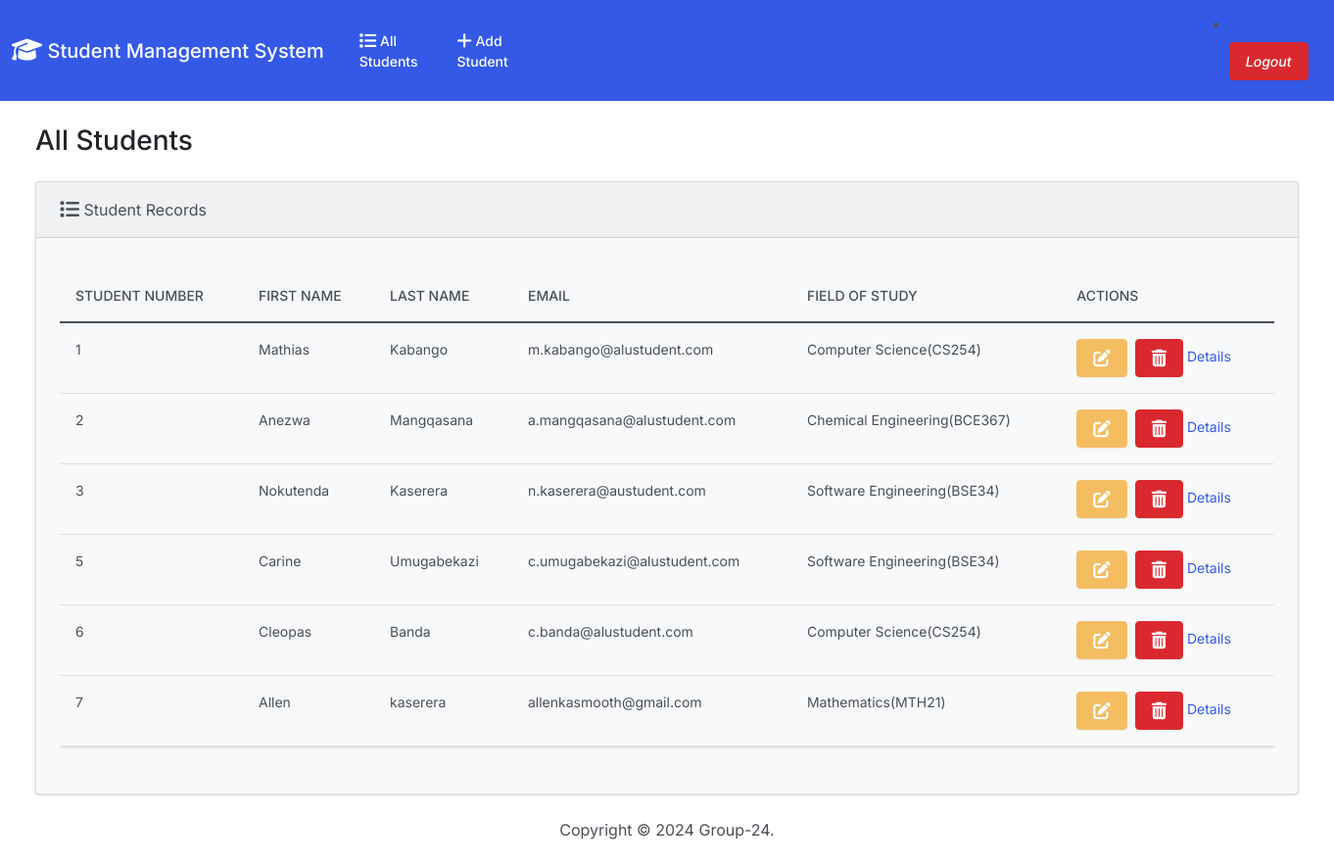
The app's page /index (signed in), older data.
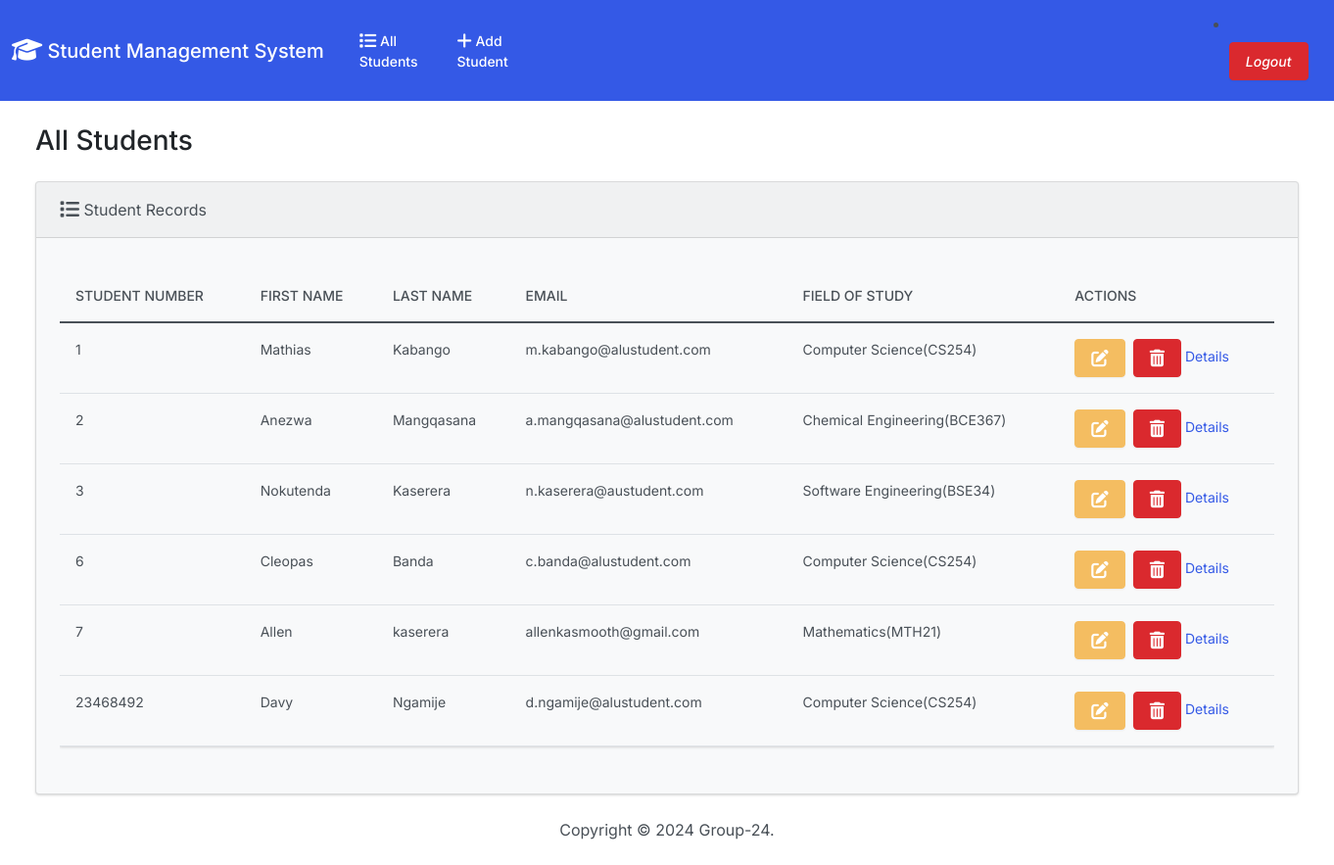
The same page, newer data.
### app/models.py (models this page shows, shortened)
class Student(models.Model):
   student_number = models.PositiveIntegerField(primary_key=True,auto_created=True,unique=True)
   first_name = models.CharField(max_length=256)
   last_name = models.CharField(max_length=256)
   email = models.EmailField(unique=True)
   field_of_study = models.ForeignKey(Major,on_delete=models.CASCADE,related_name='student')

class Major(models.Model):
    name = models.CharField(max_length=256)
    code = models.CharField(max_length=10)
    duration = models.PositiveIntegerField()
    def __str__(self):
        return f'{self.name}({self.code})'

### app/views.py (the view)
# urls.py: path('index',views.index,name='index'),
def index(request):
  current_user = str(request.user)
  if current_user.endswith('education.com') or request.user.is_superuser:
    context = {'students':Student.objects.all()}
    return render(request,'index.html',context)
  else:
    if current_user.endswith('student.com'):
      data = Student.objects.filter(email=current_user)
      context = {'students':data}
      return render(request,'index.html',context)

### templates/index.html (shortened to what this page needs)
{% extends "base.html" %}
{% block body %}
<h3 class="m-4">All Students</h3>
<div class="row">
  <div class="col-12">
    {% if students %}
    <div class="card bg-light ms-4 me-4 mb-4">
      <div class="card-header">
        <i class="fa-solid fa-list fa-lg"></i> Student Records
      </div>
      <div class="card-body">
        <p class="card-text">
          <div class="table-responsive">
            <table class="table table-hover">
              <thead>
                <tr>
                  <th scope="col">Student Number</th>
                  <th scope="col">First Name</th>
                  <th scope="col">Last Name</th>
                  <th scope="col">Email</th>
                  <th scope="col">Field of Study</th>
                  <th scope="col">Actions</th>
                </tr>
              </thead>
              <tbody>
                {% for student in students %}
                  <tr>
                    <a href="{% url 'details' pk=student.student_number %}">
                    <td>{{ student.student_number }}</td>
                    <td>{{ student.first_name }}</td>
                    <td>{{ student.last_name }}</td>
                    <td>{{ student.email }}</td>
                    <td>{{ student.field_of_study }}</td>
                    </a>
                    <td>
                      <a class="btn btn-warning me-1" href="{% url 'update' student.student_number %}">
                      </a>
                      <button type="button" class="btn btn-danger" data-bs-toggle="modal" data-bs-target="#delete{{student.student_number}}">
                      </button>
                      <a href="{% url 'details' pk=student.student_number %}" style="text-decoration: none;">Details</a>
                    </td>
                  </tr>
                {% endfor %}
              </tbody>
            </table>
          </div>
        </p>
      </div>
    </div>
    {% else %}
      <h5 class="alert alert-primary ms-4 me-4">No Student Records</h5>
    {% endif %}
  </div>
</div>
{% endblock %}

### templates/base.html (shortened to what this page needs)
{% load static %}
<!DOCTYPE html>
<html lang="en">
  <head>
    <link rel="stylesheet" href="https://cdnjs.cloudflare.com/ajax/libs/font-awesome/6.1.1/css/all.min.css">
    <link href="{% static 'css/bootstrap.min.css' %}" rel="stylesheet">
  </head>
  <body class="d-flex flex-column min-vh-100">
    <nav class="navbar navbar-expand-lg navbar-dark bg-primary">
      <div class="container-fluid">
        <a class="navbar-brand" href="{% url 'index' %}">
          <i class="fa-solid fa-graduation-cap fa-lg"></i> Student Management System
        </a>
        <div class="collapse navbar-collapse" id="navbarColor01">
          <ul class="navbar-nav me-auto">
            <li class="nav-item">
              <a class="nav-link" href="{% url 'index' %}">
                 All Students
              </a>
            </li>
            <li class="nav-item">
              <a class="nav-link" href="{% url 'add' %}">
                 Add Student
              </a>
            </li>
          </ul>
        </div>
        <li class="nav-item" style="margin-left: 700px;">
          <a class="nav-link" href="{% url 'logout' %}">
            <i class="btn btn-danger">Logout</i>
          </a>
        </li>
      </div>
    </nav>
    <div class="container-fluid">
      {% block body %}
      {% endblock %}
    </div>
    <footer class="mt-auto mb-4">
      <div class="text-center">
        <span>
          Copyright &copy; <script>document.write(new Date().getFullYear())</script> Group-24.
        </span>
      </div>
    </footer>
  </body>
</html>

Row changes from the older to the newer data that the page shows:
removed Student: student_number "5", first_name "Carine", last_name "Umugabekazi", email "c.umugabekazi@alustudent.com", field_of_study "Software Engineering(BSE34)"
added Student: student_number "23468492", first_name "Davy", last_name "Ngamije", email "d.ngamije@alustudent.com", field_of_study "Computer Science(CS254)"
